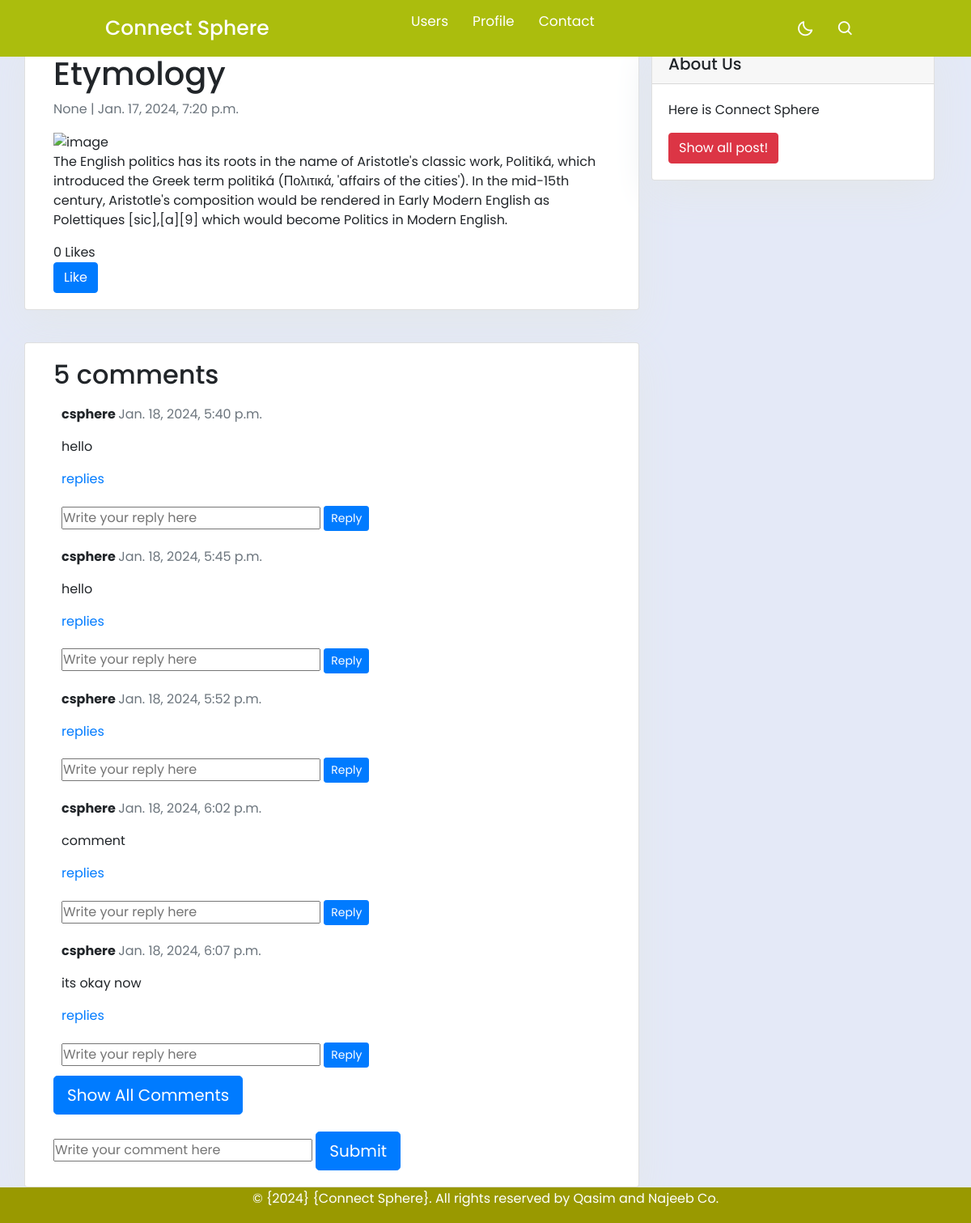
Screenshot of /posts/post_detail/4/ with the database file from the repository.
### posts/models.py (models this page shows, shortened)
class Post(models.Model):
    title        = models.CharField(max_length=255)
    content      = models.TextField()
    like         = models.ManyToManyField(User, related_name='likes', blank= True, null= True)
    shared_user  = models.ForeignKey(User, on_delete=models.CASCADE, null= True)
    created_on   = models.DateTimeField(default=timezone.now)
    shared_on    = models.DateTimeField(default=timezone.now)
    image        = models.ImageField(upload_to='post_pic', blank=True, null=True)
    is_private   = models.BooleanField(default= False)
    def total_like(self):
        return self.like.count()

class Comment(models.Model):
    post = models.ForeignKey(Post, on_delete=models.CASCADE, related_name='comments')
    user = models.ForeignKey(User, on_delete=models.CASCADE)
    content = models.TextField()
    created_at = models.DateTimeField(auto_now_add=True)
    active = models.BooleanField(default=False)

### users/models.py (models this page shows)
class User(AbstractUser):
    pass

### posts/views.py (the view)
# urls.py: path('post_detail/<pk>/', post_detail, name='post_detail'),
def post_detail(request, pk):
    post = get_object_or_404(Post, id=pk)
    comments = post.comments.all()
    new_comment = None
    if request.method == 'POST':
            content = request.POST.get('content')
            post_coment = Comment(content = content , post = post , user = request.user )
            post_coment.save()
            return redirect('posts:post_detail', pk=post.id)
    is_liked= True
    if post.like.filter(id=request.user.id). exists():
        is_liked = False
    return render(request, 'posts/detail_post.html', {'post': post, 'new_comment': new_comment, 'comments': comments, "id":pk, 'total_likes': post.total_like(), 'is_liked': is_liked })

### posts/templates/posts/detail_post.html (shortened to what this page needs)
{% extends 'base.html' %}
{% block content %}
<div class="container">
    <div class="row">
        <div class="col-md-8 card mb-4 mt-3 left top">
            <div class="card-body">
                <h1>{% block title %} {{ post.title }} {% endblock title %}</h1>
                <p class=" text-muted">{{ post.shared_user }} | {{ post.created_on }}</p>
                <img src="{{'post.image.url'}}" alt="image">
                <p class="card-text ">{{ post.content | safe }}</p>
                {{ total_likes }} Like{{ total_likes|pluralize }}
                 <form action="{% url 'posts:like_post' post.id %}" method= "POST">
                   {% if is_liked %}
                   <button type="submit" name="post_id" value="{{ post_id }}" class="btn btn-primary">Like</button>
                   {% else %}
                   <button type="submit" name="post_id" value="{{ post_id }}" class="btn btn-danger">dislike</button>
                   {% endif %}
               </form>
            </div>
        </div>
        {% block sidebar %}
        {% include 'sidebar.html' %}
        {% endblock sidebar %}
        <div class="col-md-8 card mb-4 mt-3">
            <div class="card-body">
                <h2>{{ comments.count }} comments</h2>
                <div id="default-comments">
                    {% if comments %}
                        {% for comment in comments %}
                            <div class="comments" style="padding: 10px;">
                                <p class="font-weight-bold">
                                    {{ comment.user }}
                                    <span class="text-muted font-weight-normal">
                                        {{ comment.created_at }}
                                    </span>
                                </p>
                               <p> {{ comment.content  }}</p>
                                <a href="{% url 'posts:reply_coment' comment.id %}">
                                replies
                                 </a>
                                 <form method="post" action="{% url 'posts:reply_coment' comment.id %}" style="margin-top: 1.3em;" id="reply-form-{{ comment.id }}">
                                    <input type="text" placeholder="Write your reply here" name="reply_content">
                                    <button type="submit" class="btn btn-primary btn-sm">Reply</button>
                                </form>
                            </div>
                        {% endfor %}
                    {% endif %}
                </div>
                <button id="show-all-comments" class="btn btn-primary btn-lg" onclick="toggleComments()">Show All Comments</button>
                <form method="post" style="margin-top: 1.3em;" id="comment-form">
                    <input type="text" placeholder="Write your comment here" name="content">
                    <button type="submit" class="btn btn-primary btn-lg">Submit</button>
                </form>
            </div>
        </div>
    </div>
</div>
{% endblock content %}

### static/css/footer.css (style rules this page uses)
body { margin: 0; padding: 0; font-family: Arial, sans-serif; min-height: 100vh; display: flex; flex-direction: column; }

### static/css/navbar.css (style rules this page uses)
* { margin: 0; padding: 0; box-sizing: border-box; font-family: 'Poppins', sans-serif; transition: all 0.4s ease;; }
:root { --body-color: #E4E9F7; --nav-color: rgb(171, 189, 13); --side-nav: #010718; --text-color: #FFF; --search-bar: #F2F2F2; --search-text: #010718; }
body { height: 100vh; background-color: var(--body-color); }

### templates/sidebar.html (style rules this page uses)
.card { box-shadow: 0 16px 48px #E3E7EB; }

### rows the page displays
Post: title "Etymology", shared_user "None", created_on "Jan. 17, 2024, 7:20 p.m.", content "The English politics has its roots in the name of Aristotle's classic work, Politiká, which introduced the Greek term politiká (Πολιτικά, 'affairs of the cities'). In the mid-15th century, Aristotle's composition would be rendered in Early Modern English as Polettiques [sic],[a][9] which would become Politics in Modern English.", count "5"
Comment: user "csphere", created_at "Jan. 18, 2024, 5:40 p.m.", content "hello"
Comment: user "csphere", created_at "Jan. 18, 2024, 5:45 p.m.", content "hello"
Comment: user "csphere", created_at "Jan. 18, 2024, 5:52 p.m."
Comment: user "csphere", created_at "Jan. 18, 2024, 6:02 p.m.", content "comment"
Comment: user "csphere", created_at "Jan. 18, 2024, 6:07 p.m.", content "its okay now"

### other values shown
{{ total_likes }} "0"
